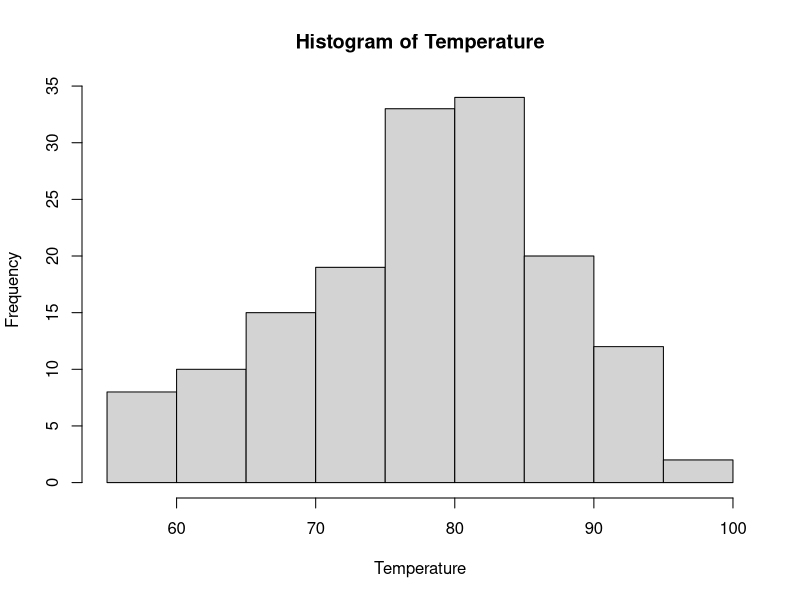
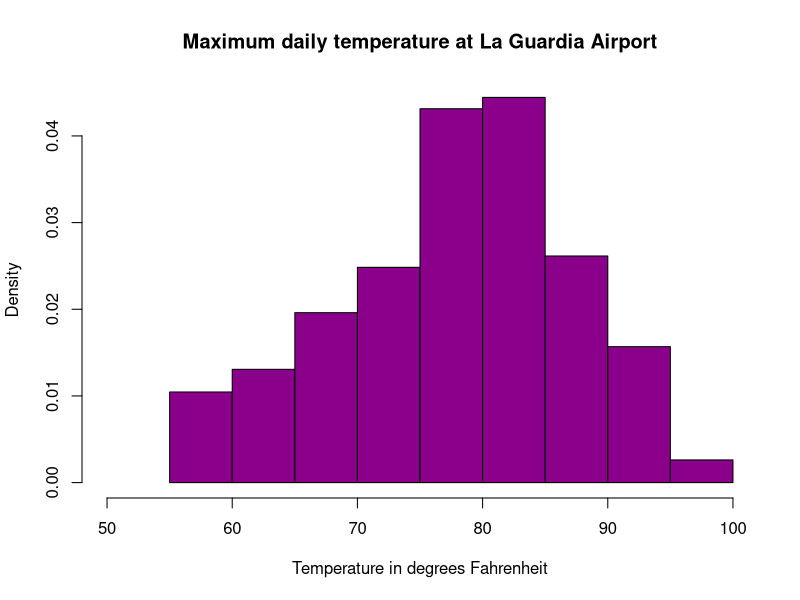
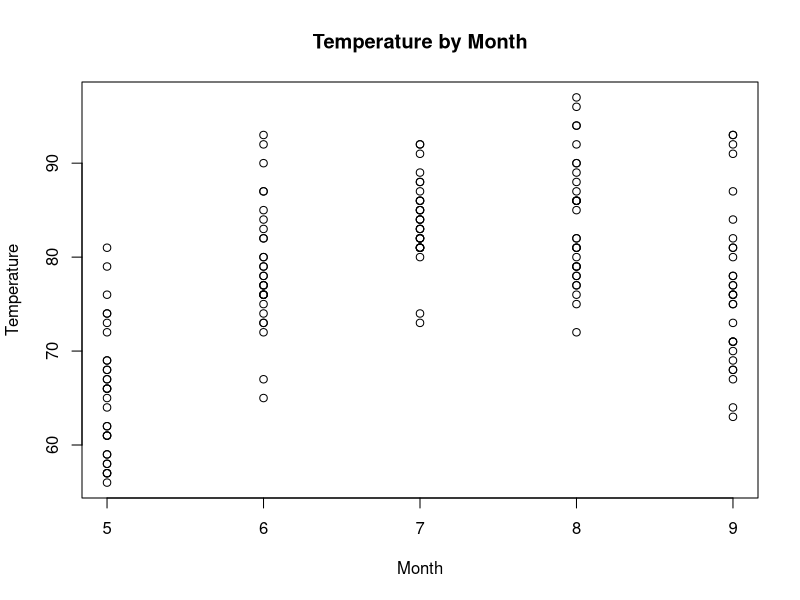
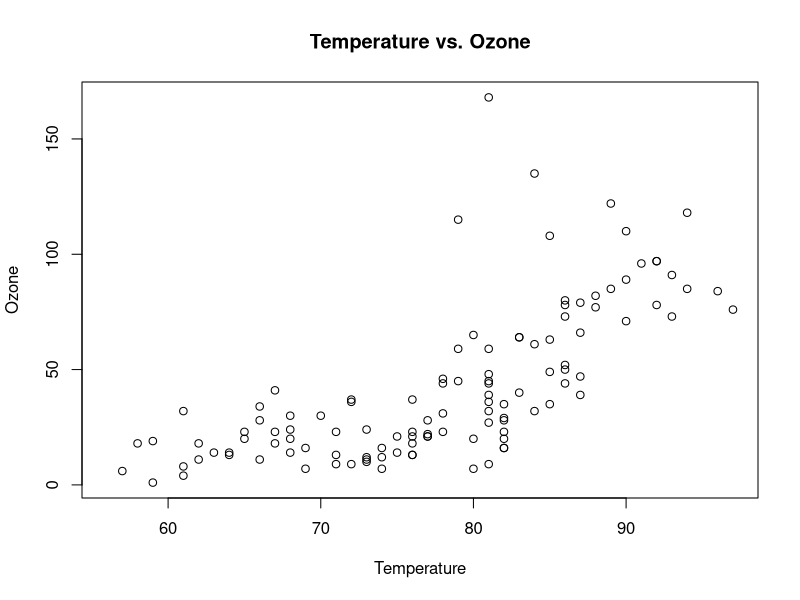
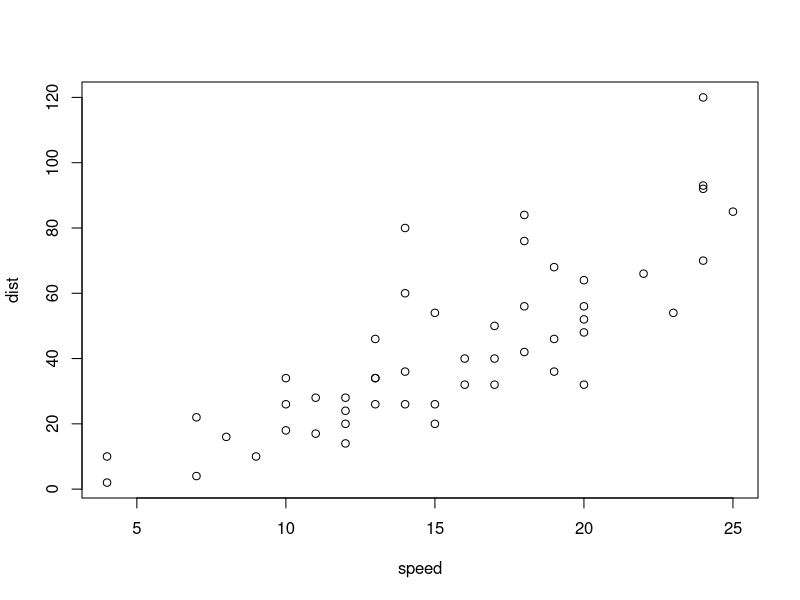
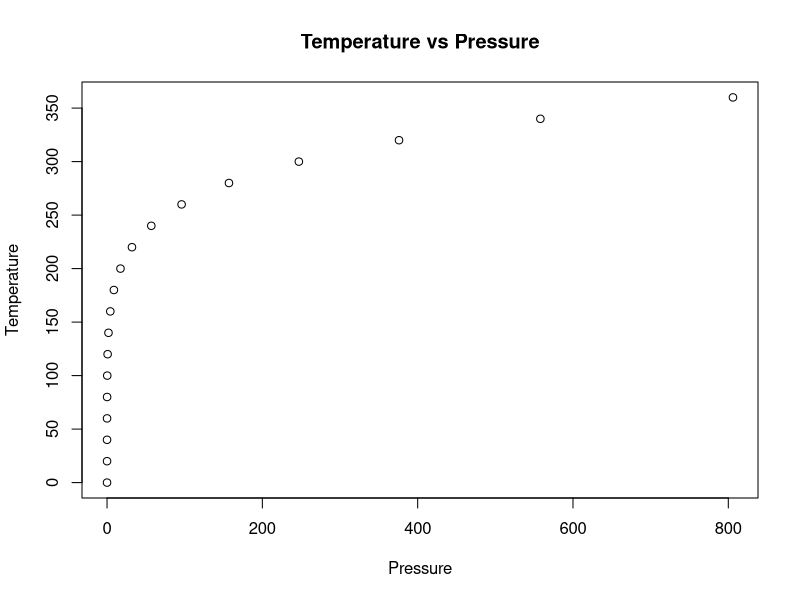
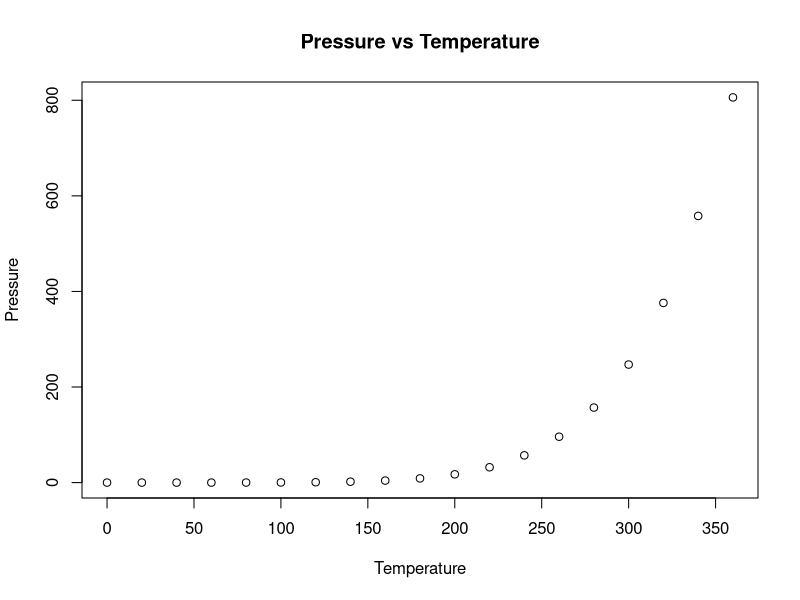

Here is the R script that generated these plots, in order:
## ---- chunk 1
knitr::opts_chunk$set(echo = TRUE)
## ---- chunk 2

# We will be using the built-in dataset airquality which has daily air quality 
# measurements in New York from May to September 1973
str(airquality)

# Take only Temp columns
Temperature <- airquality$Temp
hist(Temperature)

# Histogram with added parameters
hist(Temperature,
     main="Maximum daily temperature at La Guardia Airport",
     xlab="Temperature in degrees Fahrenheit",
     xlim=c(50,100),
     col="darkmagenta",
     freq=FALSE
)

# TODO: Assignment 2, Q2A: Complete the following code to yield a scatterplot with x as Month and y as Temp
# You're going to customize your plot slightly.  Use the help function to assist you if needed.
# Make the x label "Month" and the y label "Temperature"
# Finally, make the title of the plot "Temperature by Month" 
plot(x=airquality$Month, y=airquality$Temp,
     xlab = "Month",
     ylab = "Temperature", 
     main = "Temperature by Month"
)

# TODO: Assignment 2, Q2B: Build a scatter plot with x as Temperature and y as Ozone 
# Complete the following code:
# Make the x label "Temperature" and the y label "Ozone",
# Make the title of the plot "Temperature vs Ozone"
plot(x=airquality$Temp, y=airquality$Ozone,
     xlab = "Temperature",
     ylab = "Ozone", 
     main = "Temperature vs. Ozone"
)
## ---- chunk 3
summary(cars)
## ---- chunk 4
plot(cars)
## ---- chunk 5
summary(pressure)
## ---- chunk 6
plot(x=pressure$pressure, y=pressure$temperature,
     xlab = "Pressure",
     ylab = "Temperature",
     main = "Temperature vs Pressure"
)
## ---- chunk 7
plot(x=pressure$temperature, y=pressure$pressure,
     xlab = "Temperature",
     ylab = "Pressure",
     main = "Pressure vs Temperature"
)
